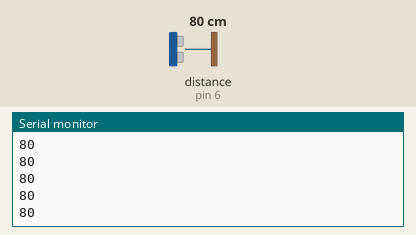
Simulated run of this sketch. Board: Arduino Uno, built with avr-gcc and run on an emulated ATmega328P. Parts: the last lines printed to the serial monitor. Wiring (inferred from the names in the program): ultrasonic range finder: trigger A0; echo pin 6. The inputs (shaded band) are chosen by the test bench; at power-on: distance to the obstacle (sensor on pin 6) 80 cm. The echo pulse lasts 58.3 µs per cm.

Above: at 1.3 s.
1.4 s: distance to the obstacle (sensor on pin 6) set to 2 cm
At 1.45 s:
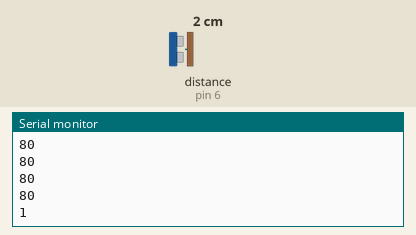
2.9 s: distance to the obstacle (sensor on pin 6) set to 4 cm
At 2.96 s:
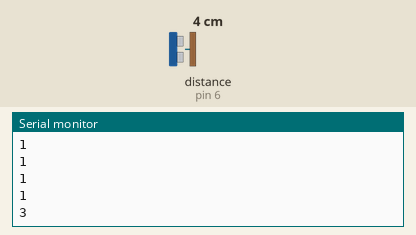
Timing chart, 0 to 5.9 s (numbered marks = the images above; inputs shaded):
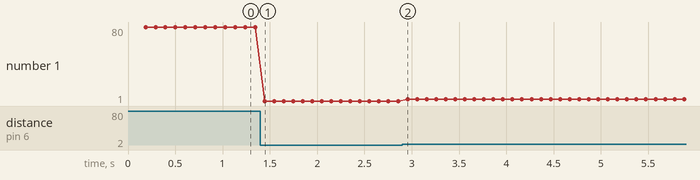

The sketch:

multiplexer_1.ino
```cpp
// 2018_07_04
// using the multiplexer
//
// This code has been used with a MaxBotix Ultrasonic sensor
// MB1200 placed at 3.5m height, 1.5m away from the wall facing the floor.
//
// The sensor has been connected to the Arduino via a 10m ethernet cable
// w/o any problems.
//
// The sensor is being used in single trigger mode but eventually it will
// be used in "AN Output Commanded Loop" (see datasheet).
//
// CONNECTIONS:
// * connect pin GND of the sensor to Arduino GND;
// * connect pin VCC of the sensor to Arduino Vcc;
// * connect pin RX of the sensor to Arduino analog A1;
// * connect pin AN of the sensor to Arduino analog A0;

//const int addresspins[] = {2, 3, 4, 5};
#define S0 8
#define S1 9
#define S2 10
#define S3 11
#define SIGNAL A0
unsigned long d = 0;


#define ECHO 6


// SETUP /////////////////////////////////////////
void setup()
{
  // setup serial comm
  Serial.begin(9600);

  while(!Serial){};
  //Serial.println("Ready!");


  // initialize multiplexer address pins
  /*
  for(int i=0; i<4; i++) {
    pinMode( addresspins[i], OUTPUT );
    digitalWrite(addresspins[i], LOW);
  }
  */

  pinMode( S0, OUTPUT );
  pinMode( S1, OUTPUT );
  pinMode( S2, OUTPUT );
  pinMode( S3, OUTPUT );

  digitalWrite( S0, LOW);
  digitalWrite( S1, LOW);
  digitalWrite( S2, LOW);
  digitalWrite( S3, LOW);


  /*
  // initialize US pins
  pinMode(TRIGGER, OUTPUT);
  digitalWrite(TRIGGER, LOW);
  */
  pinMode(ECHO, INPUT);

  // Wait 175ms at least for the ultrasonic
  // to be ready for ranging
  delay(180);
}


// LOOP //////////////////////////////////////////
void loop()
{
  // compose address
  //createAddress(0);

  // compose addres to send
//  digitalWrite(S0, LOW);
//  digitalWrite(S1, LOW);
//  digitalWrite(S2, LOW);
//  digitalWrite(S3, LOW);
  //PORTB = PORTB | 0x00000000;

  // send trigger pulse
  pinMode(SIGNAL, OUTPUT);
  digitalWrite (SIGNAL, HIGH);
  delayMicroseconds(21);
  digitalWrite(SIGNAL, LOW);

  //delay(16);
    /*
  // compose address to receive
  digitalWrite(S0, LOW);
  digitalWrite(S1, LOW);
  digitalWrite(S2, LOW);
  digitalWrite(S3, HIGH);

  // read pulse width
  pinMode(SIGNAL, INPUT);
  */


  //PORTB = PORTB | 0x10000000; // this is address 8 on the multiplexer
  d = pulseIn(ECHO, HIGH, 65000);
  // 58uS per cm
  d = d / 58;


  //d = analogRead(SIGNAL);

  //int v = read_max(TRIGGER, ECHO);
  Serial.println(d);

  // make a reading every 99ms
  delay(100);
}

/*
// READ THE MAXBOTIX /////////////////////////////
int read_max(int trigger, int echo)
{
  //trigger (stay HIGH for at least 20us)
  digitalWrite (trigger, HIGH);
  delayMicroseconds(21);
  digitalWrite(trigger, LOW);

  // NOTE: here it is easily possible to change pinMode

  unsigned long d = pulseIn(echo, HIGH, 65000);
  // 58uS per cm
  d = d / 58;
  return d;
  //return min(d*2.54/147, 255);
}
*/


/*
void createAddress(byte id)
{
  // check if address is correct

  // compose the address on address pins
  for(int i=0; i<4; i++)
  {
    digitalWrite( addresspins[i], id & _BV(i) );
  }
}
*/
```

Measured:
- after the input at 1.4 s, the serial monitor: prints a new line at once (image 1)
- after the input at 2.9 s, the serial monitor: prints a new line after 0.06 s (image 2)
- plotted number 1: 80 → 1 after the input at 1.4 s, 1 → 3 after the input at 2.9 s
